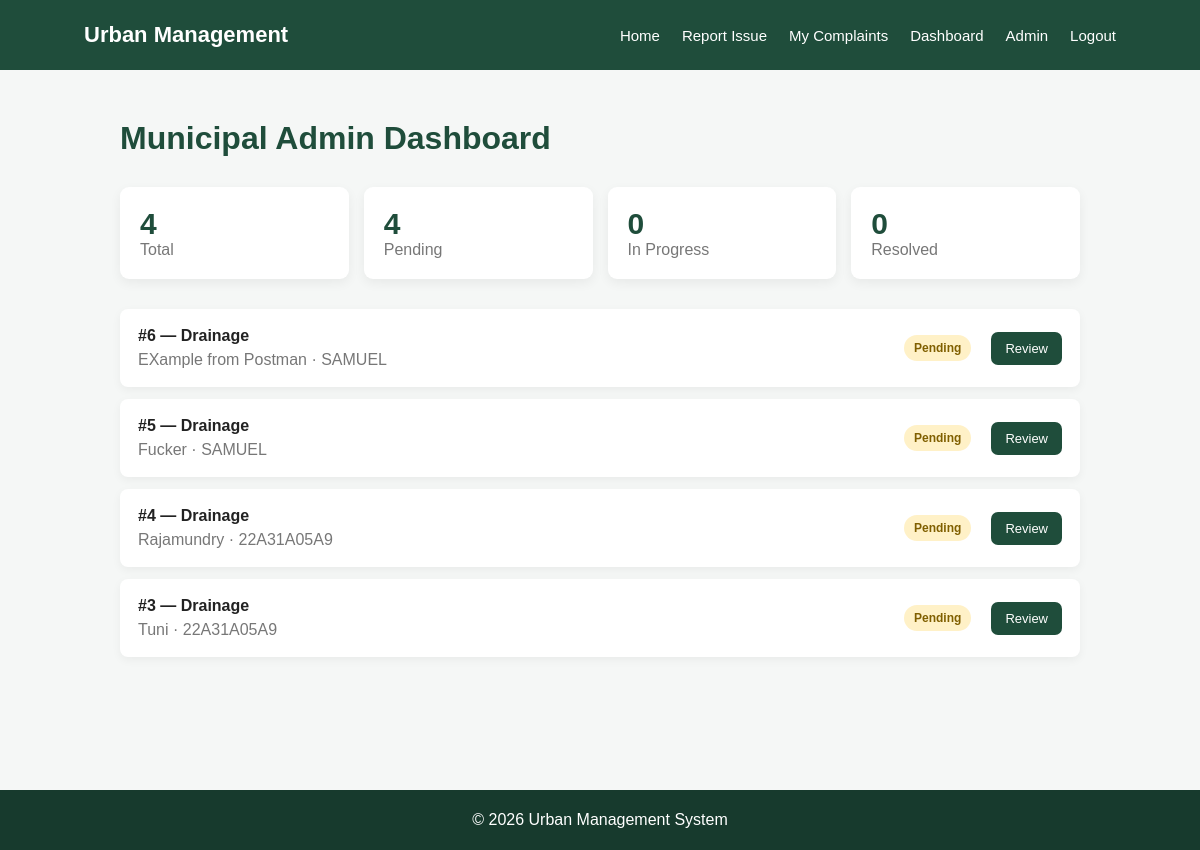
/admin-dashboard/ (signed in), run on the app's committed database.
### Complaints/models.py (models this page shows, shortened)
class Complaint(models.Model):
    ISSUE_TYPES = [
        ('Garbage', 'Garbage'),
        ('Poor Hygiene', 'Poor Hygiene'),
        ('Drainage', 'Drainage'),
        ('Road Damage', 'Road Damage'),
        ('Other', 'Other'),
    ]
    STATUS_CHOICES = [
        ('Pending', 'Pending'),
        ('In Progress', 'In Progress'),
        ('Resolved', 'Resolved'),
        ('Rejected', 'Rejected'),
    ]
    user = models.ForeignKey(User, on_delete=models.CASCADE)
    issue_type = models.CharField(max_length=50, choices=ISSUE_TYPES)
    description = models.TextField()
    image = models.ImageField(upload_to='complaint_images/', blank=True, null=True)
    location = models.CharField(max_length=255)
    status = models.CharField(max_length=20, choices=STATUS_CHOICES, default='Pending')
    admin_update = models.TextField(blank=True)
    resolved_image = models.ImageField(upload_to='resolved/', blank=True, null=True)
    created_at = models.DateTimeField(auto_now_add=True)
    updated_at = models.DateTimeField(auto_now=True)

### Complaints/views.py (the view)
# urls.py: path('admin-dashboard/', views.admin_dashboard, name='admin_dashboard'),
@login_required
def admin_dashboard(request):
    if not request.user.is_staff:
        return redirect('dashboard')
    complaints = Complaint.objects.select_related('user').order_by('-created_at')
    stats = {
        'total': complaints.count(),
        'pending': complaints.filter(status='Pending').count(),
        'in_progress': complaints.filter(status='In Progress').count(),
        'resolved': complaints.filter(status='Resolved').count(),
    }
    return render(request, 'complaints/admin_dashboard.html', {'complaints': complaints, 'stats': stats})

### Complaints/templates/complaints/admin_dashboard.html (shortened to what this page needs)
{% extends 'layout.html' %}
{% block content %}
<div class="complaints-container">
    <h1>Municipal Admin Dashboard</h1>
    <div class="stats">
        <div class="stat"><strong>{{ stats.total }}</strong><span>Total</span></div>
        <div class="stat"><strong>{{ stats.pending }}</strong><span>Pending</span></div>
        <div class="stat"><strong>{{ stats.in_progress }}</strong><span>In Progress</span></div>
        <div class="stat"><strong>{{ stats.resolved }}</strong><span>Resolved</span></div>
    </div>
    <div class="admin-list">
    {% for complaint in complaints %}
        <div class="admin-row">
            <div><strong>#{{ complaint.id }} — {{ complaint.issue_type }}</strong><p>{{ complaint.location }} · {{ complaint.user.username }}</p></div>
            <span class="status status-{{ complaint.status|slugify }}">{{ complaint.status }}</span>
            <a href="{% url 'admin_complaint_detail' complaint.id %}" class="btn small">Review</a>
        </div>
    {% empty %}<div class="empty"><h2>No complaints</h2></div>{% endfor %}
    </div>
</div>
{% endblock %}

### templates/layout.html (shortened to what this page needs)
<!DOCTYPE html>
{% load static %}
<html lang="en">
<head>
    <link rel="stylesheet" href="{% static 'css/style.css' %}">
</head>
<body>
    <nav class="navbar">
        <div class="logo"><a href="{% url 'home' %}">Urban Management</a></div>
        <div class="nav-links">
            <a href="{% url 'home' %}">Home</a>
            {% if user.is_authenticated %}
                <a href="{% url 'report_issue' %}">Report Issue</a>
                <a href="{% url 'my_complaints' %}">My Complaints</a>
                <a href="{% url 'dashboard' %}">Dashboard</a>
                {% if user.is_staff %}<a href="{% url 'admin_dashboard' %}">Admin</a>{% endif %}
                <a href="{% url 'logout' %}">Logout</a>
            {% else %}
                <a href="{% url 'login' %}">Login</a>
                <a href="{% url 'register' %}">Register</a>
            {% endif %}
        </div>
    </nav>
    <main>{% block content %}{% endblock %}</main>
    <footer><p>© 2026 Urban Management System</p></footer>
</body>
</html>

### static/css/style.css (style rules this page uses)
* { box-sizing: border-box; }
body { margin: 0; font-family: Arial, sans-serif; background: #f5f7f6; color: #222; }
.navbar { height: 70px; display: flex; align-items: center; justify-content: space-between; padding: 0 7%; background: #1f4d3b; color: white; }
.logo a { color: white; text-decoration: none; font-size: 22px; font-weight: bold; }
.nav-links { display: flex; gap: 22px; align-items: center; }
.nav-links a { color: white; text-decoration: none; font-size: 15px; }
main { min-height: calc(100vh - 130px); }
.btn { display: inline-block; border: 0; border-radius: 7px; background: #1f4d3b; color: white; padding: 12px 20px; text-decoration: none; cursor: pointer; font-size: 15px; }
.btn.small { padding: 9px 14px; font-size: 13px; }
footer { height: 60px; background: #173a2d; color: white; display: flex; align-items: center; justify-content: center; }
.dashboard h1, .complaints-container h1 { color: #1f4d3b; }
.stats { display: grid; grid-template-columns: repeat(auto-fit, minmax(140px, 1fr)); gap: 15px; margin: 30px 0; }
.stat { background: white; border-radius: 9px; padding: 20px; box-shadow: 0 4px 12px rgba(0,0,0,.06); }
.stat strong { display: block; color: #1f4d3b; font-size: 30px; }
.stat span { color: #777; }
.complaints-container, .detail-container { max-width: 1000px; margin: 50px auto; padding: 0 20px; }
.status { padding: 6px 10px; border-radius: 20px; font-size: 12px; font-weight: bold; white-space: nowrap; background: #eee; }
.status-pending { background: #fff1c7; color: #805f00; }
.admin-list { display: flex; flex-direction: column; gap: 12px; }
.admin-row { display: grid; grid-template-columns: 1fr auto auto; gap: 20px; align-items: center; background: white; padding: 18px; border-radius: 8px; box-shadow: 0 3px 10px rgba(0,0,0,.05); }
.admin-row p { margin: 6px 0 0; color: #777; }

### data on the page
Complaint: id "6", issue_type "Drainage", location "EXample from Postman", user.username "SAMUEL", status "Pending"
Complaint: id "5", issue_type "Drainage", location "Fucker", user.username "SAMUEL", status "Pending"
Complaint: id "4", issue_type "Drainage", location "Rajamundry", user.username "22A31A05A9", status "Pending"
Complaint: id "3", issue_type "Drainage", location "Tuni", user.username "22A31A05A9", status "Pending"

### other printed values
{{ stats.total }} "4"
{{ stats.pending }} "4"
{{ stats.in_progress }} "0"
{{ stats.resolved }} "0"
